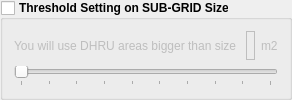
            <widget class="QGroupBox" name="groupBox_threshold">
             <property name="font">
              <font>
               <weight>75</weight>
               <bold>true</bold>
              </font>
             </property>
             <property name="title">
              <string>Threshold Setting on SUB-GRID Size</string>
             </property>
             <property name="checkable">
              <bool>true</bool>
             </property>
             <property name="checked">
              <bool>false</bool>
             </property>
             <layout class="QVBoxLayout" name="verticalLayout_28">
              <item>
               <layout class="QHBoxLayout" name="horizontalLayout_59">
                <property name="topMargin">
                 <number>0</number>
                </property>
                <item>
                 <widget class="QLabel" name="label_59">
                  <property name="font">
                   <font>
                    <weight>50</weight>
                    <bold>false</bold>
                   </font>
                  </property>
                  <property name="text">
                   <string>You will use DHRU areas bigger than size </string>
                  </property>
                 </widget>
                </item>
                <item>
                 <widget class="QLabel" name="label_dhru_size">
                  <property name="font">
                   <font>
                    <weight>50</weight>
                    <bold>false</bold>
                   </font>
                  </property>
                  <property name="layoutDirection">
                   <enum>Qt::LeftToRight</enum>
                  </property>
                  <property name="autoFillBackground">
                   <bool>false</bool>
                  </property>
                  <property name="frameShape">
                   <enum>QFrame::Box</enum>
                  </property>
                  <property name="text">
                   <string/>
                  </property>
                  <property name="alignment">
                   <set>Qt::AlignRight|Qt::AlignTrailing|Qt::AlignVCenter</set>
                  </property>
                 </widget>
                </item>
                <item>
                 <widget class="QLabel" name="label_70">
                  <property name="font">
                   <font>
                    <weight>50</weight>
                    <bold>false</bold>
                   </font>
                  </property>
                  <property name="text">
                   <string>m2</string>
                  </property>
                 </widget>
                </item>
               </layout>
              </item>
              <item>
               <widget class="QSlider" name="horizontalSlider_ol_area">
                <property name="enabled">
                 <bool>false</bool>
                </property>
                <property name="minimumSize">
                 <size>
                  <width>0</width>
                  <height>0</height>
                 </size>
                </property>
                <property name="baseSize">
                 <size>
                  <width>0</width>
                  <height>0</height>
                 </size>
                </property>
                <property name="palette">
                 <palette>
                  <active>
                   <colorrole role="Button">
                    <brush brushstyle="SolidPattern">
                     <color alpha="255">
                      <red>0</red>
                      <green>120</green>
                      <blue>215</blue>
                     </color>
                    </brush>
                   </colorrole>
                   <colorrole role="Highlight">
                    <brush brushstyle="SolidPattern">
                     <color alpha="255">
                      <red>240</red>
                      <green>240</green>
                      <blue>240</blue>
                     </color>
                    </brush>
                   </colorrole>
                  </active>
                  <inactive>
                   <colorrole role="Button">
                    <brush brushstyle="SolidPattern">
                     <color alpha="255">
                      <red>240</red>
                      <green>240</green>
                      <blue>240</blue>
                     </color>
                    </brush>
                   </colorrole>
                   <colorrole role="Highlight">
                    <brush brushstyle="SolidPattern">
                     <color alpha="255">
                      <red>240</red>
                      <green>240</green>
                      <blue>240</blue>
                     </color>
                    </brush>
                   </colorrole>
                  </inactive>
                  <disabled>
                   <colorrole role="Button">
                    <brush brushstyle="SolidPattern">
                     <color alpha="255">
                      <red>240</red>
                      <green>240</green>
                      <blue>240</blue>
                     </color>
                    </brush>
                   </colorrole>
                   <colorrole role="Highlight">
                    <brush brushstyle="SolidPattern">
                     <color alpha="255">
                      <red>227</red>
                      <green>227</green>
                      <blue>227</blue>
                     </color>
                    </brush>
                   </colorrole>
                  </disabled>
                 </palette>
                </property>
                <property name="mouseTracking">
                 <bool>true</bool>
                </property>
                <property name="minimum">
                 <number>900</number>
                </property>
                <property name="maximum">
                 <number>9000</number>
                </property>
                <property name="singleStep">
                 <number>900</number>
                </property>
                <property name="pageStep">
                 <number>1</number>
                </property>
                <property name="value">
                 <number>900</number>
                </property>
                <property name="orientation">
                 <enum>Qt::Horizontal</enum>
                </property>
                <property name="invertedAppearance">
                 <bool>false</bool>
                </property>
                <property name="invertedControls">
                 <bool>false</bool>
                </property>
                <property name="tickPosition">
                 <enum>QSlider::TicksBelow</enum>
                </property>
                <property name="tickInterval">
                 <number>900</number>
                </property>
               </widget>
              </item>
             </layout>
            </widget>
